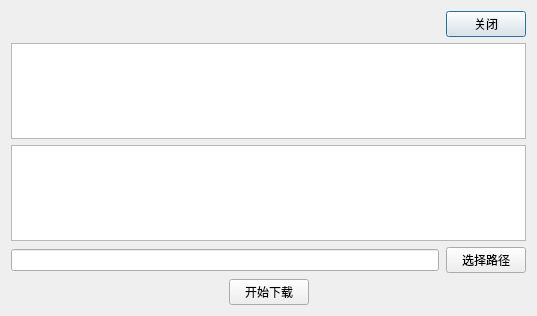
<?xml version="1.0" encoding="UTF-8"?>
<ui version="4.0">
 <class>CreateDownloadDialog</class>
 <widget class="QDialog" name="CreateDownloadDialog">
  <property name="windowModality">
   <enum>Qt::NonModal</enum>
  </property>
  <property name="geometry">
   <rect>
    <x>0</x>
    <y>0</y>
    <width>537</width>
    <height>316</height>
   </rect>
  </property>
  <property name="windowTitle">
   <string>Dialog</string>
  </property>
  <layout class="QVBoxLayout" name="verticalLayout_2">
   <item>
    <layout class="QHBoxLayout" name="horizontalLayout">
     <property name="spacing">
      <number>0</number>
     </property>
     <item>
      <spacer name="horizontalSpacer">
       <property name="orientation">
        <enum>Qt::Horizontal</enum>
       </property>
       <property name="sizeHint" stdset="0">
        <size>
         <width>40</width>
         <height>20</height>
        </size>
       </property>
      </spacer>
     </item>
     <item>
      <widget class="QPushButton" name="btnClose">
       <property name="text">
        <string>关闭</string>
       </property>
      </widget>
     </item>
    </layout>
   </item>
   <item>
    <widget class="QTextEdit" name="textEdit">
     <property name="lineWrapMode">
      <enum>QTextEdit::NoWrap</enum>
     </property>
    </widget>
   </item>
   <item>
    <widget class="QWidget" name="widgetInfo" native="true">
     <layout class="QVBoxLayout" name="verticalLayout">
      <property name="spacing">
       <number>0</number>
      </property>
      <property name="leftMargin">
       <number>0</number>
      </property>
      <property name="topMargin">
       <number>0</number>
      </property>
      <property name="rightMargin">
       <number>0</number>
      </property>
      <property name="bottomMargin">
       <number>0</number>
      </property>
      <item>
       <widget class="QTableView" name="tableView"/>
      </item>
     </layout>
    </widget>
   </item>
   <item>
    <widget class="QWidget" name="widgetPath" native="true">
     <layout class="QHBoxLayout" name="horizontalLayout_2">
      <property name="spacing">
       <number>0</number>
      </property>
      <property name="leftMargin">
       <number>0</number>
      </property>
      <property name="topMargin">
       <number>0</number>
      </property>
      <property name="rightMargin">
       <number>0</number>
      </property>
      <property name="bottomMargin">
       <number>0</number>
      </property>
      <item>
       <widget class="QLineEdit" name="lineEdit"/>
      </item>
      <item>
       <widget class="QLabel" name="label">
        <property name="text">
         <string/>
        </property>
       </widget>
      </item>
      <item>
       <widget class="QPushButton" name="btnPath">
        <property name="text">
         <string>选择路径</string>
        </property>
       </widget>
      </item>
     </layout>
    </widget>
   </item>
   <item>
    <layout class="QHBoxLayout" name="horizontalLayout_3">
     <item>
      <spacer name="horizontalSpacer_2">
       <property name="orientation">
        <enum>Qt::Horizontal</enum>
       </property>
       <property name="sizeHint" stdset="0">
        <size>
         <width>40</width>
         <height>20</height>
        </size>
       </property>
      </spacer>
     </item>
     <item>
      <widget class="QPushButton" name="btnDownload">
       <property name="text">
        <string>开始下载</string>
       </property>
      </widget>
     </item>
     <item>
      <spacer name="horizontalSpacer_3">
       <property name="orientation">
        <enum>Qt::Horizontal</enum>
       </property>
       <property name="sizeHint" stdset="0">
        <size>
         <width>40</width>
         <height>20</height>
        </size>
       </property>
      </spacer>
     </item>
    </layout>
   </item>
  </layout>
 </widget>
 <resources/>
 <connections/>
</ui>
